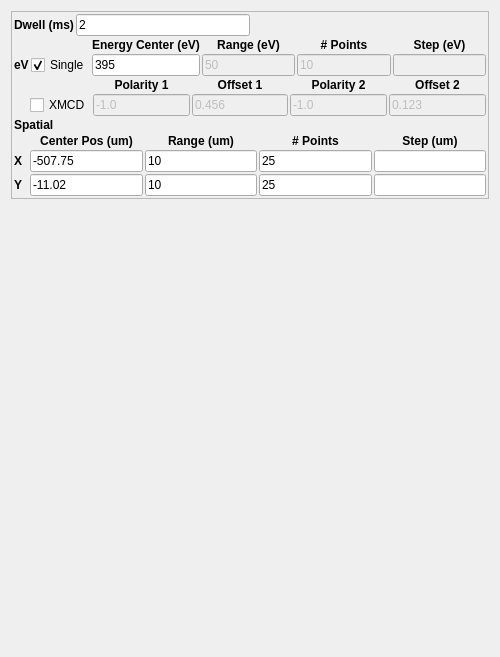
              <widget class="QWidget" name="page">
               <property name="geometry">
                <rect>
                 <x>0</x>
                 <y>0</y>
                 <width>500</width>
                 <height>657</height>
                </rect>
               </property>
               <attribute name="label">
                <string>Image Line by Line</string>
               </attribute>
               <layout class="QVBoxLayout" name="verticalLayout_36">
                <item>
                 <widget class="QFrame" name="frame">
                  <property name="maximumSize">
                   <size>
                    <width>500</width>
                    <height>16777215</height>
                   </size>
                  </property>
                  <property name="frameShape">
                   <enum>QFrame::StyledPanel</enum>
                  </property>
                  <property name="frameShadow">
                   <enum>QFrame::Raised</enum>
                  </property>
                  <layout class="QVBoxLayout" name="verticalLayout">
                   <property name="spacing">
                    <number>2</number>
                   </property>
                   <property name="margin">
                    <number>2</number>
                   </property>
                   <item>
                    <layout class="QHBoxLayout" name="horizontalLayout_14">
                     <item>
                      <layout class="QHBoxLayout" name="horizontalLayout_2">
                       <item>
                        <widget class="QLabel" name="label_7">
                         <property name="font">
                          <font>
                           <weight>75</weight>
                           <bold>true</bold>
                          </font>
                         </property>
                         <property name="text">
                          <string>Dwell (ms)</string>
                         </property>
                         <property name="alignment">
                          <set>Qt::AlignCenter</set>
                         </property>
                        </widget>
                       </item>
                       <item>
                        <widget class="QLineEdit" name="dwellFld">
                         <property name="text">
                          <string>2</string>
                         </property>
                         <property name="mandatoryField" stdset="0">
                          <bool>false</bool>
                         </property>
                        </widget>
                       </item>
                      </layout>
                     </item>
                     <item>
                      <spacer name="horizontalSpacer_10">
                       <property name="orientation">
                        <enum>Qt::Horizontal</enum>
                       </property>
                       <property name="sizeHint" stdset="0">
                        <size>
                         <width>40</width>
                         <height>20</height>
                        </size>
                       </property>
                      </spacer>
                     </item>
                     <item>
                      <layout class="QHBoxLayout" name="horizontalLayout_13"/>
                     </item>
                    </layout>
                   </item>
                   <item>
                    <layout class="QGridLayout" name="gridLayout_4">
                     <item row="0" column="2">
                      <widget class="QLabel" name="label_26">
                       <property name="font">
                        <font>
                         <weight>75</weight>
                         <bold>true</bold>
                        </font>
                       </property>
                       <property name="text">
                        <string>Energy Center (eV)</string>
                       </property>
                       <property name="alignment">
                        <set>Qt::AlignCenter</set>
                       </property>
                      </widget>
                     </item>
                     <item row="0" column="3">
                      <widget class="QLabel" name="label_27">
                       <property name="font">
                        <font>
                         <weight>75</weight>
                         <bold>true</bold>
                        </font>
                       </property>
                       <property name="text">
                        <string>Range (eV)</string>
                       </property>
                       <property name="alignment">
                        <set>Qt::AlignCenter</set>
                       </property>
                      </widget>
                     </item>
                     <item row="0" column="4">
                      <widget class="QLabel" name="label_28">
                       <property name="font">
                        <font>
                         <weight>75</weight>
                         <bold>true</bold>
                        </font>
                       </property>
                       <property name="text">
                        <string># Points</string>
                       </property>
                       <property name="alignment">
                        <set>Qt::AlignCenter</set>
                       </property>
                      </widget>
                     </item>
                     <item row="0" column="5">
                      <widget class="QLabel" name="label_29">
                       <property name="font">
                        <font>
                         <weight>75</weight>
                         <bold>true</bold>
                        </font>
                       </property>
                       <property name="text">
                        <string>Step (eV)</string>
                       </property>
                       <property name="alignment">
                        <set>Qt::AlignCenter</set>
                       </property>
                      </widget>
                     </item>
                     <item row="1" column="0">
                      <widget class="QLabel" name="label_30">
                       <property name="font">
                        <font>
                         <weight>75</weight>
                         <bold>true</bold>
                        </font>
                       </property>
                       <property name="text">
                        <string>eV</string>
                       </property>
                      </widget>
                     </item>
                     <item row="1" column="2">
                      <widget class="QLineEdit" name="centerEVFld">
                       <property name="text">
                        <string>395</string>
                       </property>
                      </widget>
                     </item>
                     <item row="1" column="4">
                      <widget class="QLineEdit" name="npointsEVFld">
                       <property name="enabled">
                        <bool>false</bool>
                       </property>
                       <property name="text">
                        <string>10</string>
                       </property>
                      </widget>
                     </item>
                     <item row="1" column="5">
                      <widget class="QLineEdit" name="stepEVFld">
                       <property name="enabled">
                        <bool>false</bool>
                       </property>
                      </widget>
                     </item>
                     <item row="1" column="3">
                      <widget class="QLineEdit" name="rangeEVFld">
                       <property name="enabled">
                        <bool>false</bool>
                       </property>
                       <property name="text">
                        <string>50</string>
                       </property>
                      </widget>
                     </item>
                     <item row="1" column="1">
                      <widget class="QCheckBox" name="singleEVChkBx">
                       <property name="enabled">
                        <bool>true</bool>
                       </property>
                       <property name="sizePolicy">
                        <sizepolicy hsizetype="Minimum" vsizetype="Fixed">
                         <horstretch>1</horstretch>
                         <verstretch>0</verstretch>
                        </sizepolicy>
                       </property>
                       <property name="text">
                        <string>Single</string>
                       </property>
                       <property name="checked">
                        <bool>true</bool>
                       </property>
                      </widget>
                     </item>
                    </layout>
                   </item>
                   <item>
                    <layout class="QGridLayout" name="gridLayout_15">
                     <item row="0" column="2">
                      <widget class="QLabel" name="label_93">
                       <property name="font">
                        <font>
                         <weight>75</weight>
                         <bold>true</bold>
                        </font>
                       </property>
                       <property name="text">
                        <string>Polarity 1</string>
                       </property>
                       <property name="alignment">
                        <set>Qt::AlignCenter</set>
                       </property>
                      </widget>
                     </item>
                     <item row="0" column="3">
                      <widget class="QLabel" name="label_94">
                       <property name="font">
                        <font>
                         <weight>75</weight>
                         <bold>true</bold>
                        </font>
                       </property>
                       <property name="text">
                        <string>Offset 1</string>
                       </property>
                       <property name="alignment">
                        <set>Qt::AlignCenter</set>
                       </property>
                      </widget>
                     </item>
                     <item row="0" column="4">
                      <widget class="QLabel" name="label_95">
                       <property name="font">
                        <font>
                         <weight>75</weight>
                         <bold>true</bold>
                        </font>
                       </property>
                       <property name="text">
                        <string>Polarity 2</string>
                       </property>
                       <property name="alignment">
                        <set>Qt::AlignCenter</set>
                       </property>
                      </widget>
                     </item>
                     <item row="0" column="5">
                      <widget class="QLabel" name="label_96">
                       <property name="font">
                        <font>
                         <weight>75</weight>
                         <bold>true</bold>
                        </font>
                       </property>
                       <property name="text">
                        <string>Offset 2</string>
                       </property>
                       <property name="alignment">
                        <set>Qt::AlignCenter</set>
                       </property>
                      </widget>
                     </item>
                     <item row="1" column="0">
                      <widget class="QLabel" name="label_97">
                       <property name="minimumSize">
                        <size>
                         <width>14</width>
                         <height>0</height>
                        </size>
                       </property>
                       <property name="maximumSize">
                        <size>
                         <width>14</width>
                         <height>16777215</height>
                        </size>
                       </property>
                       <property name="font">
                        <font>
                         <weight>75</weight>
                         <bold>true</bold>
                        </font>
                       </property>
                       <property name="text">
                        <string/>
                       </property>
                      </widget>
                     </item>
                     <item row="1" column="2">
                      <widget class="QLineEdit" name="polarity1Fld">
                       <property name="enabled">
                        <bool>false</bool>
                       </property>
                       <property name="text">
                        <string>-1.0</string>
                       </property>
                      </widget>
                     </item>
                     <item row="1" column="4">
                      <widget class="QLineEdit" name="polarity2Fld">
                       <property name="enabled">
                        <bool>false</bool>
                       </property>
                       <property name="text">
                        <string>-1.0</string>
                       </property>
                      </widget>
                     </item>
                     <item row="1" column="5">
                      <widget class="QLineEdit" name="offset2Fld">
                       <property name="enabled">
                        <bool>false</bool>
                       </property>
                       <property name="text">
                        <string>0.123</string>
                       </property>
                      </widget>
                     </item>
                     <item row="1" column="3">
                      <widget class="QLineEdit" name="offset1Fld">
                       <property name="enabled">
                        <bool>false</bool>
                       </property>
                       <property name="text">
                        <string>0.456</string>
                       </property>
                      </widget>
                     </item>
                     <item row="1" column="1">
                      <widget class="QCheckBox" name="xmcdChkBx">
                       <property name="enabled">
                        <bool>true</bool>
                       </property>
                       <property name="sizePolicy">
                        <sizepolicy hsizetype="Minimum" vsizetype="Fixed">
                         <horstretch>1</horstretch>
                         <verstretch>0</verstretch>
                        </sizepolicy>
                       </property>
                       <property name="text">
                        <string>XMCD</string>
                       </property>
                       <property name="checked">
                        <bool>false</bool>
                       </property>
                      </widget>
                     </item>
                    </layout>
                   </item>
                   <item>
                    <widget class="QLabel" name="label_32">
                     <property name="font">
                      <font>
                       <weight>75</weight>
                       <bold>true</bold>
                      </font>
                     </property>
                     <property name="text">
                      <string>Spatial</string>
                     </property>
                    </widget>
                   </item>
                   <item>
                    <layout class="QGridLayout" name="gridLayout">
                     <item row="0" column="1">
                      <widget class="QLabel" name="label">
                       <property name="font">
                        <font>
                         <weight>75</weight>
                         <bold>true</bold>
                        </font>
                       </property>
                       <property name="text">
                        <string>Center Pos (um)</string>
                       </property>
                       <property name="alignment">
                        <set>Qt::AlignCenter</set>
                       </property>
                      </widget>
                     </item>
                     <item row="0" column="2">
                      <widget class="QLabel" name="label_4">
                       <property name="font">
                        <font>
                         <weight>75</weight>
                         <bold>true</bold>
                        </font>
                       </property>
                       <property name="text">
                        <string>Range (um)</string>
                       </property>
                       <property name="alignment">
                        <set>Qt::AlignCenter</set>
                       </property>
                      </widget>
                     </item>
                     <item row="0" column="3">
                      <widget class="QLabel" name="label_5">
                       <property name="font">
                        <font>
                         <weight>75</weight>
                         <bold>true</bold>
                        </font>
                       </property>
                       <property name="text">
                        <string># Points</string>
                       </property>
                       <property name="alignment">
                        <set>Qt::AlignCenter</set>
                       </property>
                      </widget>
                     </item>
                     <item row="0" column="4">
                      <widget class="QLabel" name="label_6">
                       <property name="font">
                        <font>
                         <weight>75</weight>
                         <bold>true</bold>
                        </font>
                       </property>
                       <property name="text">
                        <string>Step (um)</string>
                       </property>
                       <property name="alignment">
                        <set>Qt::AlignCenter</set>
                       </property>
                      </widget>
                     </item>
                     <item row="1" column="0">
                      <widget class="QLabel" name="label_2">
                       <property name="minimumSize">
                        <size>
                         <width>14</width>
                         <height>0</height>
                        </size>
                       </property>
                       <property name="font">
                        <font>
                         <weight>75</weight>
                         <bold>true</bold>
                        </font>
                       </property>
                       <property name="text">
                        <string>X</string>
                       </property>
                      </widget>
                     </item>
                     <item row="1" column="1">
                      <widget class="QLineEdit" name="centerXFld">
                       <property name="text">
                        <string>-507.75</string>
                       </property>
                      </widget>
                     </item>
                     <item row="1" column="3">
                      <widget class="QLineEdit" name="npointsXFld">
                       <property name="text">
                        <string>25</string>
                       </property>
                      </widget>
                     </item>
                     <item row="1" column="4">
                      <widget class="QLineEdit" name="stepXFld"/>
                     </item>
                     <item row="2" column="0">
                      <widget class="QLabel" name="label_3">
                       <property name="font">
                        <font>
                         <weight>75</weight>
                         <bold>true</bold>
                        </font>
                       </property>
                       <property name="text">
                        <string>Y</string>
                       </property>
                      </widget>
                     </item>
                     <item row="2" column="2">
                      <widget class="QLineEdit" name="rangeYFld">
                       <property name="text">
                        <string>10</string>
                       </property>
                      </widget>
                     </item>
                     <item row="2" column="3">
                      <widget class="QLineEdit" name="npointsYFld">
                       <property name="text">
                        <string>25</string>
                       </property>
                      </widget>
                     </item>
                     <item row="2" column="4">
                      <widget class="QLineEdit" name="stepYFld"/>
                     </item>
                     <item row="1" column="2">
                      <widget class="QLineEdit" name="rangeXFld">
                       <property name="text">
                        <string>10</string>
                       </property>
                      </widget>
                     </item>
                     <item row="2" column="1">
                      <widget class="QLineEdit" name="centerYFld">
                       <property name="text">
                        <string>-11.02</string>
                       </property>
                      </widget>
                     </item>
                    </layout>
                   </item>
                  </layout>
                 </widget>
                </item>
                <item>
                 <spacer name="verticalSpacer_12">
                  <property name="orientation">
                   <enum>Qt::Vertical</enum>
                  </property>
                  <property name="sizeHint" stdset="0">
                   <size>
                    <width>20</width>
                    <height>40</height>
                   </size>
                  </property>
                 </spacer>
                </item>
               </layout>
              </widget>
